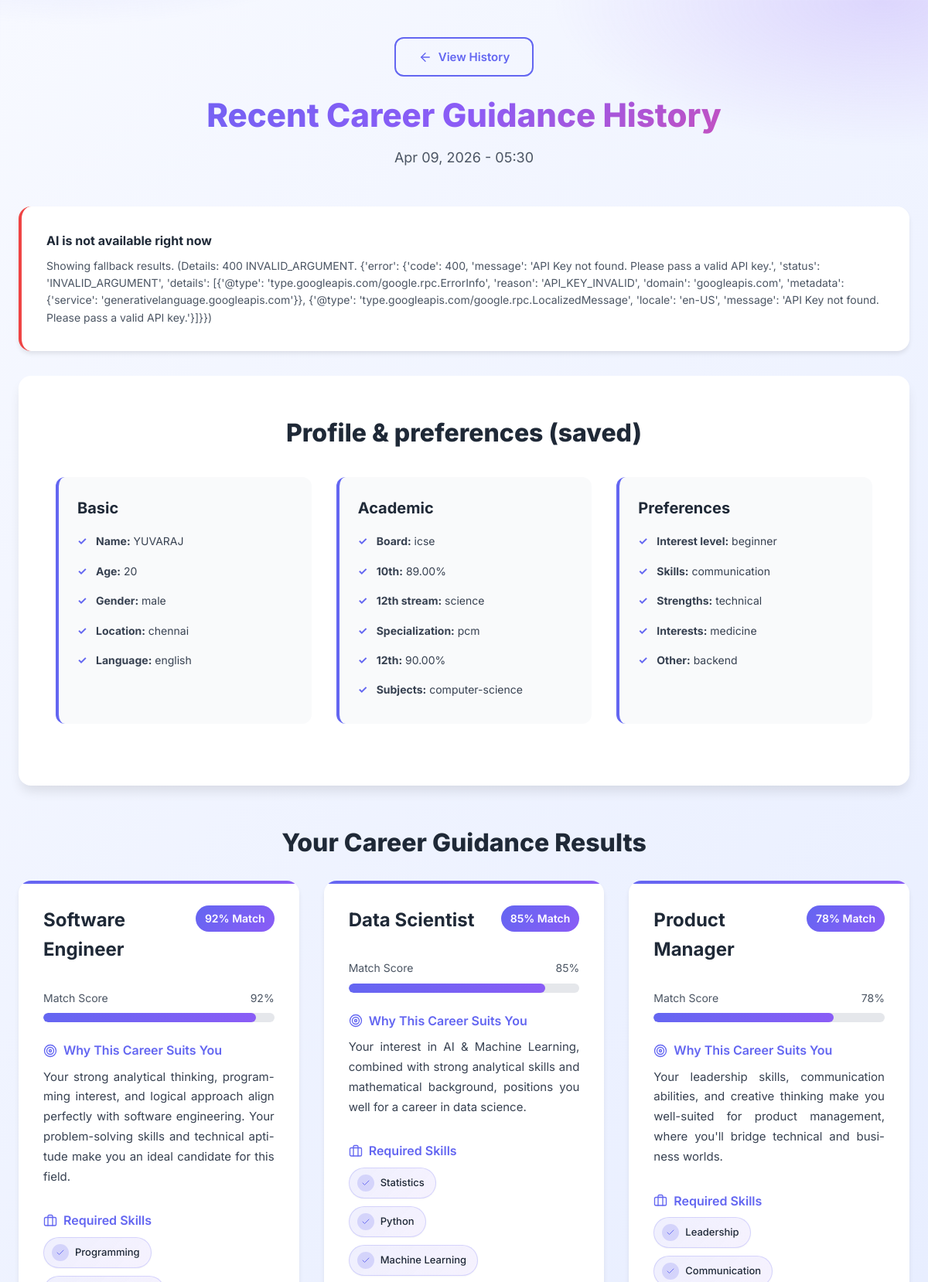
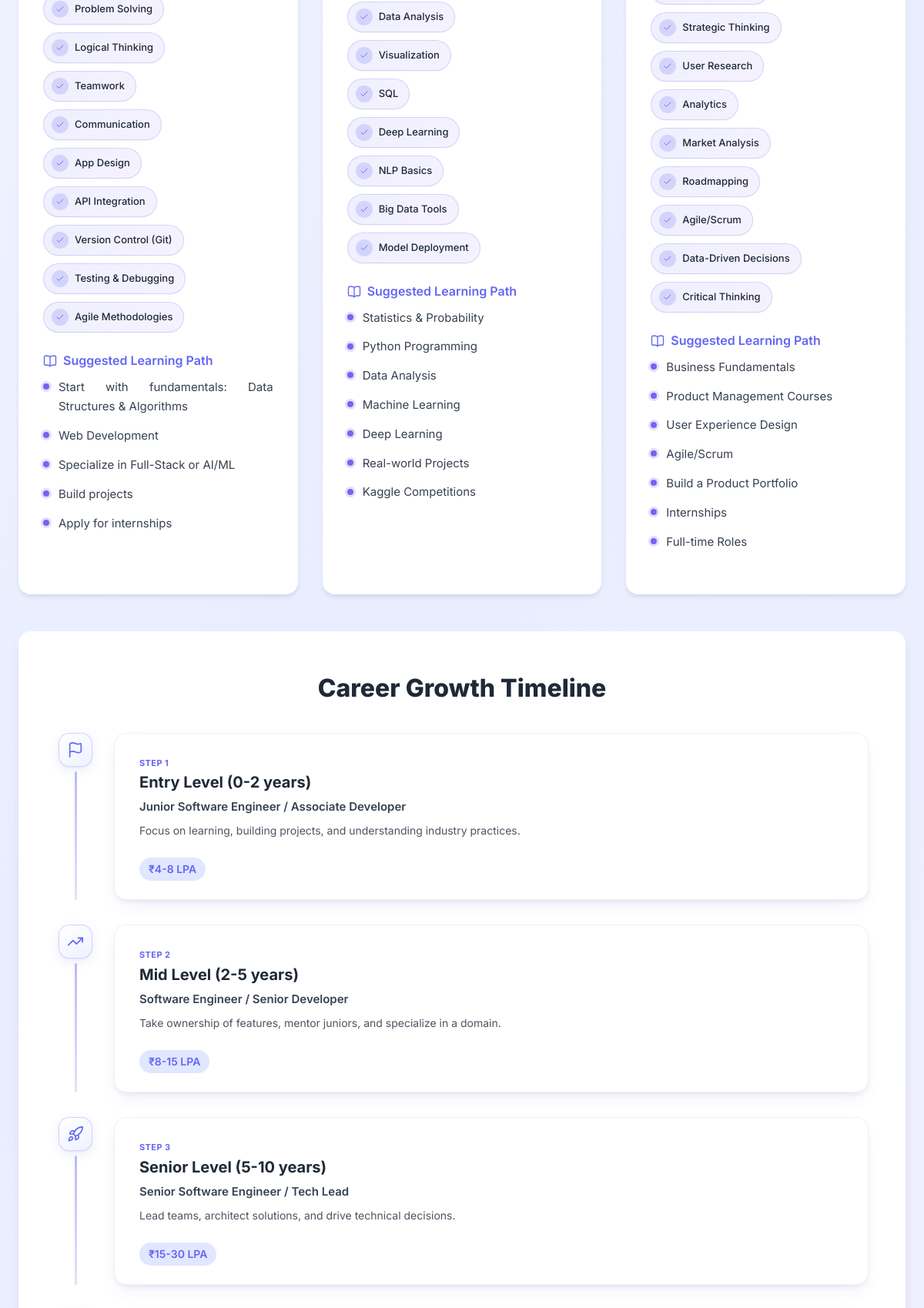
The page /career-history/9/ (signed in, upper part) on the database its author committed (2 pictures, top to bottom).
### advisor/models.py (models this page shows, shortened)
class CareerGuidanceHistory(models.Model):
    user = models.ForeignKey(
        settings.AUTH_USER_MODEL,
        null=True,
        blank=True,
        on_delete=models.SET_NULL,
        related_name="career_guidance_history",
    )
    session_key = models.CharField(max_length=40, blank=True)
    ui_lang = models.CharField(max_length=5, default="en")
    profile = models.JSONField(default=dict, blank=True)
    career_recommendations = models.JSONField(default=list, blank=True)
    education_path = models.JSONField(default=dict, blank=True)
    growth_timeline = models.JSONField(default=list, blank=True)
    ai_error = models.TextField(blank=True)
    full_snapshot = models.JSONField(default=dict, blank=True)
    created_at = models.DateTimeField(auto_now_add=True)
    class Meta:
        ordering = ["-created_at"]

### advisor/views.py (the view)
# urls.py: path("career-history/<int:pk>/", views.career_history_detail_view, name="career_history_detail"),
def career_history_detail_view(request, pk: int):
    item = CareerGuidanceHistory.objects.filter(pk=pk).first()
    if not item or not _history_record_allowed(request, item):
        messages.error(request, "You cannot view this history entry.")
        return redirect("career_history")
    snap = item.full_snapshot or {}
    profile = snap.get("profile") if isinstance(snap.get("profile"), dict) else (item.profile or {})
    career_recommendations = snap.get("career_recommendations") or item.career_recommendations or []
    education_path = snap.get("education_path") if isinstance(snap.get("education_path"), dict) else (item.education_path or {})
    growth_timeline = snap.get("growth_timeline") or item.growth_timeline or []
    ai_error = snap.get("ai_error") if snap.get("ai_error") is not None else (item.ai_error or None)
    ui_lang = normalize_lang(item.ui_lang or get_lang_from_request(request))
    ui = get_ui_strings(ui_lang)
    return render(
        request,
        "advisor/career_history_detail.html",
        {
            "item": item,
            "profile": profile,
            "career_recommendations": career_recommendations,
            "education_path": education_path,
            "growth_timeline": growth_timeline,
            "ai_error": ai_error,
            "ui": ui,
            "ui_lang": ui_lang,
        },
    )

### templates/advisor/career_history_detail.html (shortened to what this page needs)
{% extends 'base.html' %}
{% load static %}
{% load career_extras %}
{% block extra_css %}
<link rel="stylesheet" href="{% static 'css/career.css' %}">
{% endblock %}
{% block content %}
<div class="results-page">
    <div class="results-header">
        <p style="margin-bottom: var(--spacing-sm);">
            <a href="{% url 'career_history' %}" class="btn btn-ghost btn-action" style="display:inline-flex;">
                <i data-lucide="arrow-left" class="icon"></i>
                <span>{{ ui.view_history|default:"Back to history" }}</span>
            </a>
        </p>
        <h1>{{ ui.history_title|default:"Saved guidance" }}</h1>
        <p>{{ item.created_at|date:"M d, Y - H:i" }}</p>
    </div>
    {% if ai_error %}
    <div class="results-container" style="margin-bottom: var(--spacing-lg);">
        <div class="card" style="border-left: 4px solid #ef4444;">
            <div style="font-weight: 700; margin-bottom: var(--spacing-xs);">{{ ui.ai_unavailable_title }}</div>
            <div style="color: var(--gray-600); font-size: 14px;">
                {{ ui.ai_unavailable_subtitle }} (Details: {{ ai_error }})
            </div>
        </div>
    </div>
    {% endif %}
    <div class="results-container" style="margin-bottom: var(--spacing-xl);">
        <div class="education-section">
            <h2 class="section-heading">Profile &amp; preferences (saved)</h2>
            <div class="education-grid">
                <div class="education-card">
                    <h3>Basic</h3>
                    <ul class="course-list">
                        {% if profile.full_name %}<li><strong>Name:</strong> {{ profile.full_name }}</li>{% endif %}
                        {% if profile.age %}<li><strong>Age:</strong> {{ profile.age }}</li>{% endif %}
                        {% if profile.gender %}<li><strong>Gender:</strong> {{ profile.gender }}</li>{% endif %}
                        {% if profile.location %}<li><strong>Location:</strong> {{ profile.location }}</li>{% endif %}
                        {% if profile.language %}<li><strong>Language:</strong> {{ profile.language }}</li>{% endif %}
                    </ul>
                </div>
                <div class="education-card">
                    <h3>Academic</h3>
                    <ul class="course-list">
                        {% if profile.school_board %}<li><strong>Board:</strong> {{ profile.school_board }}</li>{% endif %}
                        {% if profile.tenth_percentage %}<li><strong>10th:</strong> {{ profile.tenth_percentage }}%</li>{% endif %}
                        {% if profile.twelfth_stream %}<li><strong>12th stream:</strong> {{ profile.twelfth_stream }}</li>{% endif %}
                        {% if profile.twelfth_specialization %}<li><strong>Specialization:</strong> {{ profile.twelfth_specialization }}</li>{% endif %}
                        {% if profile.twelfth_percentage %}<li><strong>12th:</strong> {{ profile.twelfth_percentage }}%</li>{% endif %}
                        {% if profile.subjects %}<li><strong>Subjects:</strong> {{ profile.subjects }}</li>{% endif %}
                    </ul>
                </div>
                <div class="education-card">
                    <h3>Preferences</h3>
                    <ul class="course-list">
                        {% if profile.interest_level %}<li><strong>Interest level:</strong> {{ profile.interest_level }}</li>{% endif %}
                        {% if profile.skills %}<li><strong>Skills:</strong> {{ profile.skills }}</li>{% endif %}
                        {% if profile.strengths %}<li><strong>Strengths:</strong> {{ profile.strengths }}</li>{% endif %}
                        {% if profile.interests %}<li><strong>Interests:</strong> {{ profile.interests }}</li>{% endif %}
                        {% if profile.other_interest %}<li><strong>Other:</strong> {{ profile.other_interest }}</li>{% endif %}
                    </ul>
                </div>
            </div>
        </div>
    </div>
    <div class="results-container">
        <h2 class="section-heading" style="margin-bottom: var(--spacing-md);">{{ ui.results_title }}</h2>
        <div class="career-cards">
            {% for career in career_recommendations %}
            <div class="career-card">
                <div class="career-header">
                    <div>
                        <h3 class="career-title">{{ career.title }}</h3>
                    </div>
                    {% if career.match_percentage %}
                    <span class="match-badge">{{ career.match_percentage }}% Match</span>
                    {% endif %}
                </div>
                {% if career.match_percentage %}
                <div class="match-percentage">
                    <div class="match-label">
                        <span>{{ ui.match_score }}</span>
                        <span>{{ career.match_percentage }}%</span>
                    </div>
                    <div class="match-bar">
                        <div class="match-fill" data-width="{{ career.match_percentage }}"></div>
                    </div>
                </div>
                {% endif %}
                <div class="career-details">
                    {% if career.why_suits %}
                    <div class="detail-section detail-section--why">
                        <div class="detail-title">
                            <i data-lucide="target" class="icon"></i>
                            <span>{{ ui.why_suits }}</span>
                        </div>
                        <div class="detail-content detail-content--prose">{{ career.why_suits }}</div>
                    </div>
                    {% endif %}
                    {% if career.required_skills %}
                    <div class="detail-section detail-section--skills">
                        <div class="detail-title">
                            <i data-lucide="briefcase" class="icon"></i>
                            <span>{{ ui.required_skills }}</span>
                        </div>
                        <ul class="skills-grid" role="list">
                            {% for skill in career.required_skills|required_skills_list %}
                            <li class="skill-chip">
                                <span class="skill-chip__icon" aria-hidden="true"><i data-lucide="check" class="icon"></i></span>
                                <span class="skill-chip__text">{{ skill }}</span>
                            </li>
                            {% endfor %}
                        </ul>
                    </div>
                    {% endif %}
                    {% if career.learning_path %}
                    <div class="detail-section detail-section--path">
                        <div class="detail-title">
                            <i data-lucide="book-open" class="icon"></i>
                            <span>{{ ui.suggested_learning_path }}</span>
                        </div>
                        <ul class="learning-path-list" role="list">
                            {% for step in career.learning_path|learning_path_steps %}
                            <li class="learning-path-list__item">
                                <span class="learning-path-list__bullet" aria-hidden="true"></span>
                                <span class="learning-path-list__text">{{ step }}</span>
                            </li>
                            {% endfor %}
                        </ul>
                    </div>
                    {% endif %}
                </div>
            </div>
            {% empty %}
            <p style="color: var(--gray-600);">No career recommendations stored for this entry.</p>
            {% endfor %}
        </div>
        <div class="growth-section">
            <h2 class="section-heading">{{ ui.growth_timeline }}</h2>
            <div class="timeline-modern" role="list">
                {% for row in growth_timeline %}
                <div class="timeline-modern__row" role="listitem">
                    <div class="timeline-modern__track" aria-hidden="true">
                        <div class="timeline-modern__marker">
                            <i data-lucide="{% cycle 'flag' 'trending-up' 'rocket' 'award' %}" class="icon timeline-modern__glyph"></i>
                        </div>
                        {% if not forloop.last %}
                        <div class="timeline-modern__spine"></div>
                        {% endif %}
                    </div>
                    <article class="timeline-modern__card">
                        <header class="timeline-modern__card-head">
                            <span class="timeline-modern__step-label">Step {{ forloop.counter }}</span>
                            <h4 class="timeline-modern__title">{{ row.level }}</h4>
                        </header>
                        <p class="timeline-modern__role">{{ row.role }}</p>
                        <p class="timeline-modern__desc">{{ row.description }}</p>
                        {% if row.salary %}
                        <span class="salary-range salary-range--timeline">{{ row.salary }}</span>
                        {% endif %}
                    </article>
                </div>
                {% empty %}
                <p style="color: var(--gray-600);">No timeline stored.</p>
                {% endfor %}
            </div>
        </div>
    </div>
</div>
{% endblock %}

### rows shown on the page
CareerGuidanceHistory: created_at "Apr 09, 2026 - 05:30", ai_error "400 INVALID_ARGUMENT. {'error': {'code': 400, 'message': 'API Key not found. Please pass a valid API key.', 'status': 'INVALID_ARGUMENT', 'details': [{'@type': 'type.googleapis.com/google.rpc.ErrorInfo', 'reason': 'API_KEY_INVALID', 'domain': 'googleapis.com', 'metadata': {'service': 'generativelanguage.googleapis.com'}}, {'@type': 'type.googleapis.com/google.rpc.LocalizedMessage', 'locale': 'en-US', 'message': 'API Key not found. Please pass a valid API key.'}]}}"

### other values the page prints
{{ ui.view_history|default:"Back to history" }} "View History"
{{ ui.history_title|default:"Saved guidance" }} "Recent Career Guidance History"
{{ ui.ai_unavailable_title }} "AI is not available right now"
{{ ui.ai_unavailable_subtitle }} "Showing fallback results."
{{ profile.full_name }} "YUVARAJ"
{{ profile.age }} "20"
{{ profile.gender }} "male"
{{ profile.location }} "chennai"
{{ profile.language }} "english"
{{ profile.school_board }} "icse"
{{ profile.tenth_percentage }} "89.00"
{{ profile.twelfth_stream }} "science"
{{ profile.twelfth_specialization }} "pcm"
{{ profile.twelfth_percentage }} "90.00"
{{ profile.subjects }} "computer-science"
